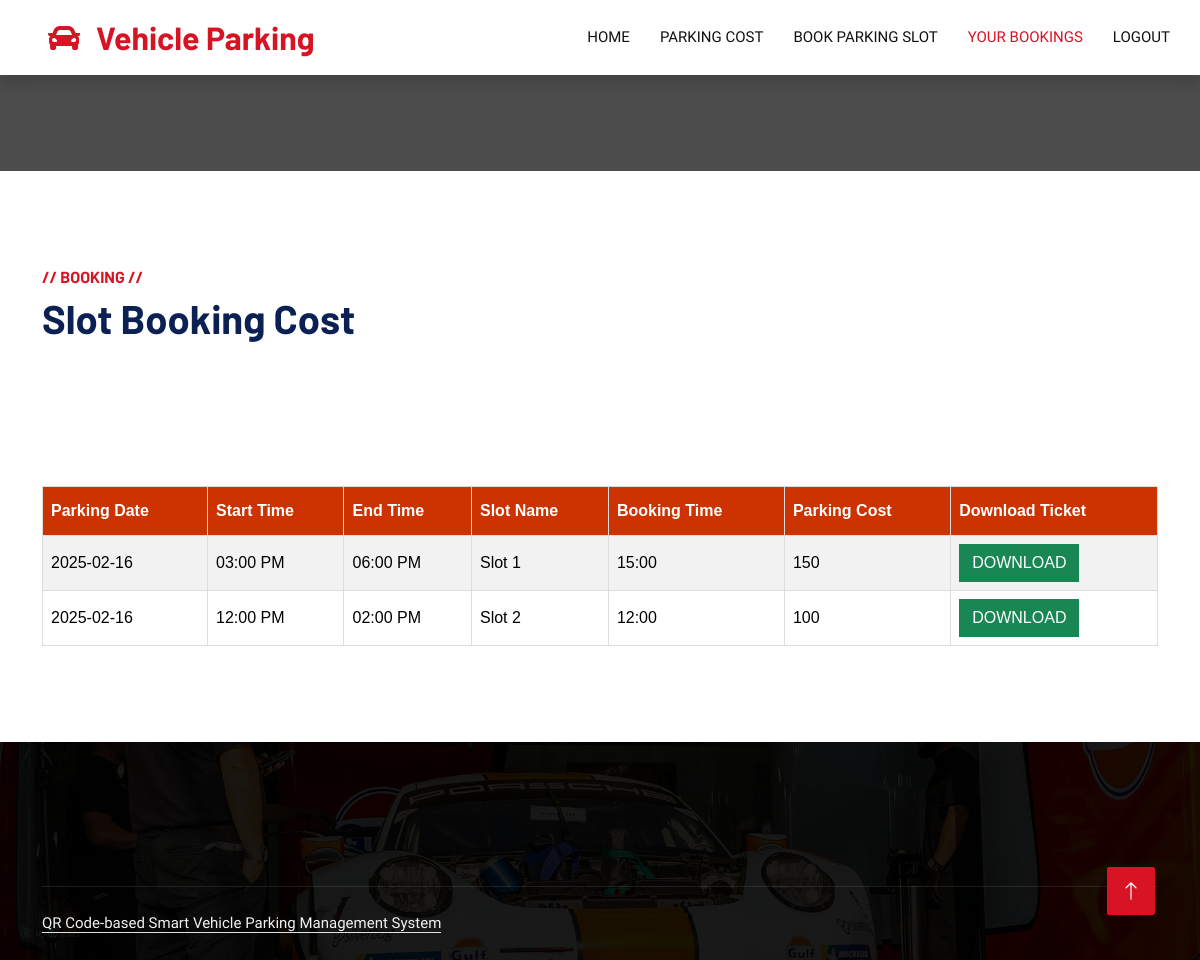
The page /web/your_bookings.php (signed in) on the database as committed earlier.
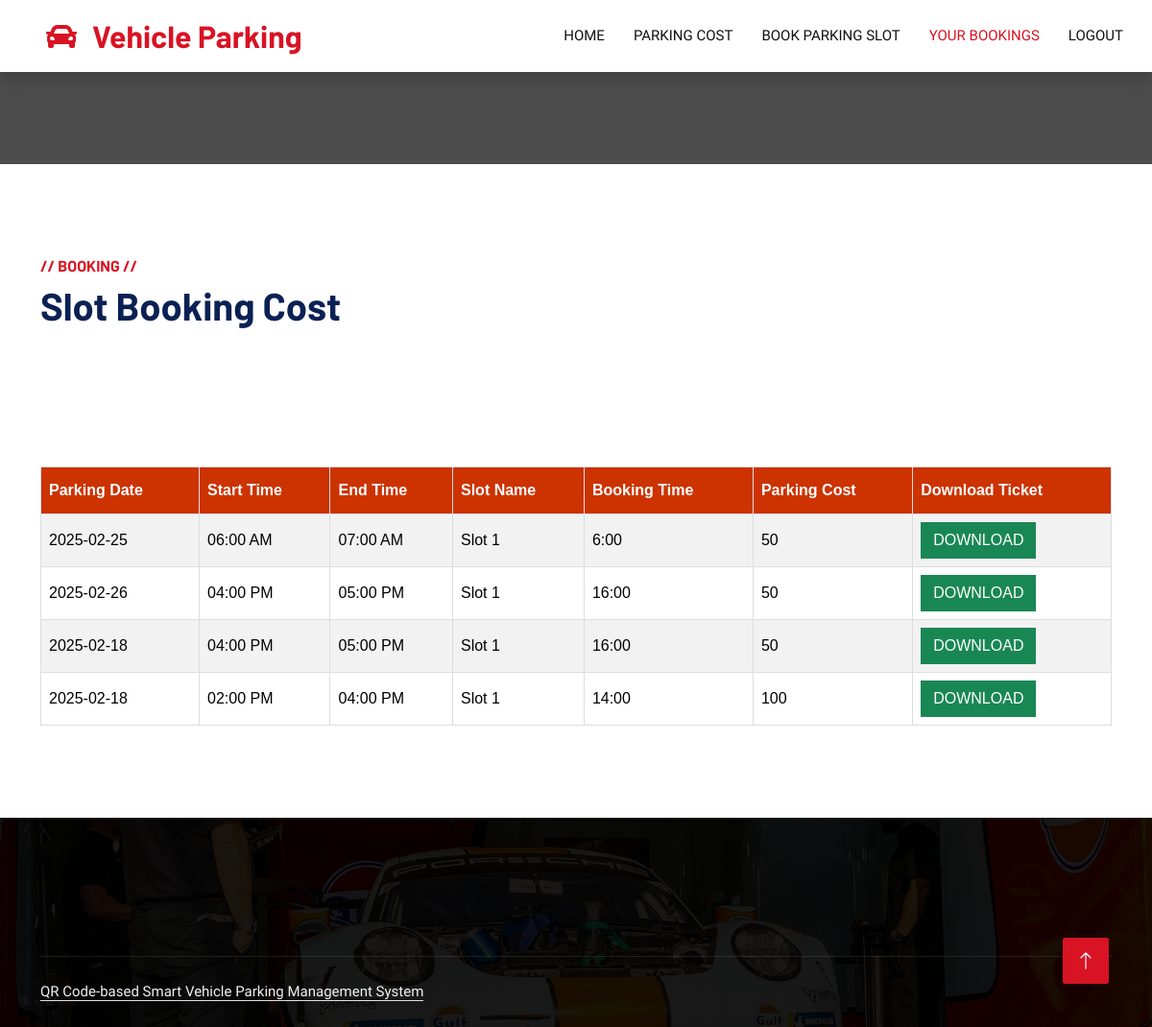
The same page on the database as committed later.
### tables this page shows
CREATE TABLE `slot_booking` (
  `id` int(10) UNSIGNED NOT NULL,
  `uname` varchar(45) NOT NULL,
  `uid` varchar(45) NOT NULL,
  `pdate` varchar(45) NOT NULL,
  `stime` varchar(45) NOT NULL,
  `phrs` varchar(45) NOT NULL,
  `umail` varchar(45) NOT NULL,
  `slot_name` varchar(45) NOT NULL,
  `time` varchar(45) NOT NULL,
  `endtime` varchar(45) NOT NULL,
  `pcost` varchar(45) NOT NULL,
  `image_data` longblob DEFAULT NULL,
  `codeval` varchar(45) DEFAULT NULL,
  `ustatus` varchar(45) NOT NULL DEFAULT 'No',
  `qr_code` longblob DEFAULT NULL
);

### web/your_bookings.php (the view, shortened to what this page needs)
<?php
$conn = SQLConnection::getConnection();
$uid = $_SESSION["uid"];
try {
    $query = "SELECT * FROM slot_booking WHERE uid = :uid AND ustatus='No' ORDER BY id DESC";
    $stmt = $conn->prepare($query);
    $stmt->bindParam(":uid", $uid, PDO::PARAM_INT);
    $stmt->execute();
    $result = $stmt->fetchAll(PDO::FETCH_ASSOC);
} catch (PDOException $e) {
    die("Query failed: " . $e->getMessage());
}
function formatTimeAMPM($time) {
    return date("h:i A", strtotime($time));
}
?>
<!DOCTYPE html>
<html lang="en">
<head>
    <link href="https://cdnjs.cloudflare.com/ajax/libs/font-awesome/5.10.0/css/all.min.css" rel="stylesheet">
    <link href="https://cdn.jsdelivr.net/npm/bootstrap-icons@1.4.1/font/bootstrap-icons.css" rel="stylesheet">
    <link href="lib/animate/animate.min.css" rel="stylesheet">
    <link href="lib/owlcarousel/assets/owl.carousel.min.css" rel="stylesheet">
    <link href="lib/tempusdominus/css/tempusdominus-bootstrap-4.min.css" rel="stylesheet" />
    <link href="css/bootstrap.min.css" rel="stylesheet">
    <link href="css/style.css" rel="stylesheet">
    <link href="css/table.css" rel="stylesheet">
</head>
<body>
    <nav class="navbar navbar-expand-lg bg-white navbar-light shadow sticky-top p-0">
        <a href="#" class="navbar-brand d-flex align-items-center px-4 px-lg-5">
            <h2 class="m-0 text-primary"><i class="fa fa-car me-3"></i>Vehicle Parking</h2>
        </a>
        <div class="collapse navbar-collapse" id="navbarCollapse">
            <div class="navbar-nav ms-auto p-4 p-lg-0">
                <a href="UserHome.php" class="nav-item nav-link">Home</a>
                <a href="parking_cost1.php" class="nav-item nav-link">Parking Cost</a>
                <a href="Book_parking.php" class="nav-item nav-link">Book Parking Slot</a>
                <a href="your_bookings.php" class="nav-item nav-link active">Your Bookings</a>
                <a href="logout.php" class="nav-item nav-link">Logout</a>
            </div>
        </div>
    </nav>
    <div class="container-fluid page-header mb-5 p-0">
        <div class="container-fluid page-header-inner py-5">
        </div>
    </div>
    <div class="container-xxl py-5 wow fadeInUp" data-wow-delay="0.1s">
        <div class="container">
            <div class="row g-4">
                <div class="col-lg-8 col-md-6">
                    <h6 class="text-primary text-uppercase">// Booking //</h6>
                    <h1 class="mb-4">Slot Booking Cost</h1>
                    <br><br><br><br>
                </div>
                <div class="col-lg-12">
                    <table id="naresh">
                        <tr>
                            <th>Parking Date</th>
                            <th>Start Time</th>
                            <th>End Time</th>
                            <th>Slot Name</th>
                            <th>Booking Time</th>
                            <th>Parking Cost</th>
                            <th>Download Ticket</th>
                        </tr>
                        <?php foreach ($result as $row): ?>
        <tr>
            <td><?= htmlspecialchars($row["pdate"]) ?></td>
            <td><?= formatTimeAMPM($row["stime"]) ?></td>
            <td><?= formatTimeAMPM($row["endtime"]) ?></td>
            <td><?= htmlspecialchars($row["slot_name"]) ?></td>
            <td><?= htmlspecialchars($row["time"]) ?></td>
            <td><?= htmlspecialchars($row["pcost"]) ?></td>
            <td><a href="DownloadTicket.php?reqid=<?= $row["id"] ?>" class="btn btn-success" style="color: white">Download</a></td>
        </tr>
    <?php endforeach; ?>
</table>
                </div>
            </div>
        </div>
    </div>
    <div class="container-fluid bg-dark text-light footer pt-5 mt-5 wow fadeIn" data-wow-delay="0.1s">
        <div class="container py-5">
            <div class="row g-5">
            </div>
        </div>
        <div class="container">
            <div class="copyright">
                <div class="row">
                    <div class="col-md-6 text-center text-md-start mb-3 mb-md-0">
                        <a class="border-bottom" href="#">QR Code-based Smart Vehicle Parking Management System</a>
                    </div>
                    <div class="col-md-6 text-center text-md-end"></div>
                </div>
            </div>
        </div>
    </div>
    <a href="#" class="btn btn-lg btn-primary btn-lg-square back-to-top"><i class="bi bi-arrow-up"></i></a>
</body>
</html>

Rows that differ between the two databases and show on the page:
removed slot_booking: pdate "2025-02-16", stime "03:00 PM", endtime "06:00 PM", slot_name "Slot 1", time "15:00", pcost "150"
removed slot_booking: pdate "2025-02-16", stime "12:00 PM", endtime "02:00 PM", slot_name "Slot 2", time "12:00", pcost "100"
added slot_booking: pdate "2025-02-25", stime "06:00 AM", endtime "07:00 AM", slot_name "Slot 1", time "6:00", pcost "50"
added slot_booking: pdate "2025-02-26", stime "04:00 PM", endtime "05:00 PM", slot_name "Slot 1", time "16:00", pcost "50"
added slot_booking: pdate "2025-02-18", stime "04:00 PM", endtime "05:00 PM", slot_name "Slot 1", time "16:00", pcost "50"
added slot_booking: pdate "2025-02-18", stime "02:00 PM", endtime "04:00 PM", slot_name "Slot 1", time "14:00", pcost "100"
